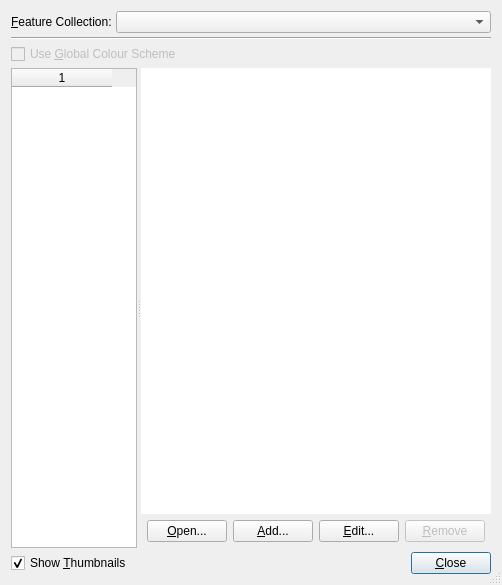
<?xml version="1.0" encoding="UTF-8"?>
<ui version="4.0">
 <class>ColouringDialog</class>
 <widget class="QDialog" name="ColouringDialog">
  <property name="geometry">
   <rect>
    <x>0</x>
    <y>0</y>
    <width>502</width>
    <height>585</height>
   </rect>
  </property>
  <property name="minimumSize">
   <size>
    <width>340</width>
    <height>340</height>
   </size>
  </property>
  <property name="acceptDrops">
   <bool>true</bool>
  </property>
  <property name="windowTitle">
   <string>Manage Colouring</string>
  </property>
  <property name="windowIcon">
   <iconset resource="../qt-resources/qt_resources.qrc">
    <normaloff>:/gnome_stock_color_16.png</normaloff>:/gnome_stock_color_16.png</iconset>
  </property>
  <property name="sizeGripEnabled">
   <bool>true</bool>
  </property>
  <layout class="QVBoxLayout" name="verticalLayout_2">
   <property name="spacing">
    <number>4</number>
   </property>
   <item>
    <layout class="QHBoxLayout" name="horizontalLayout_5">
     <item>
      <widget class="QLabel" name="feature_collections_label">
       <property name="text">
        <string>&amp;Feature Collection:</string>
       </property>
       <property name="buddy">
        <cstring>feature_collections_combobox</cstring>
       </property>
      </widget>
     </item>
     <item>
      <widget class="QComboBox" name="feature_collections_combobox">
       <property name="sizePolicy">
        <sizepolicy hsizetype="Expanding" vsizetype="Fixed">
         <horstretch>0</horstretch>
         <verstretch>0</verstretch>
        </sizepolicy>
       </property>
      </widget>
     </item>
    </layout>
   </item>
   <item>
    <widget class="Line" name="line">
     <property name="orientation">
      <enum>Qt::Horizontal</enum>
     </property>
    </widget>
   </item>
   <item>
    <layout class="QHBoxLayout" name="horizontalLayout_2">
     <item>
      <widget class="QCheckBox" name="use_global_checkbox">
       <property name="enabled">
        <bool>false</bool>
       </property>
       <property name="text">
        <string>Use &amp;Global Colour Scheme</string>
       </property>
      </widget>
     </item>
     <item>
      <spacer name="horizontalSpacer_2">
       <property name="orientation">
        <enum>Qt::Horizontal</enum>
       </property>
       <property name="sizeHint" stdset="0">
        <size>
         <width>40</width>
         <height>20</height>
        </size>
       </property>
      </spacer>
     </item>
    </layout>
   </item>
   <item>
    <widget class="QSplitter" name="splitter">
     <property name="sizePolicy">
      <sizepolicy hsizetype="Expanding" vsizetype="Expanding">
       <horstretch>0</horstretch>
       <verstretch>0</verstretch>
      </sizepolicy>
     </property>
     <property name="orientation">
      <enum>Qt::Horizontal</enum>
     </property>
     <widget class="QTableWidget" name="categories_table">
      <property name="minimumSize">
       <size>
        <width>120</width>
        <height>0</height>
       </size>
      </property>
      <property name="tabKeyNavigation">
       <bool>false</bool>
      </property>
      <property name="selectionMode">
       <enum>QAbstractItemView::SingleSelection</enum>
      </property>
      <property name="selectionBehavior">
       <enum>QAbstractItemView::SelectRows</enum>
      </property>
      <property name="horizontalScrollMode">
       <enum>QAbstractItemView::ScrollPerItem</enum>
      </property>
      <property name="gridStyle">
       <enum>Qt::NoPen</enum>
      </property>
      <property name="columnCount">
       <number>1</number>
      </property>
      <column/>
     </widget>
     <widget class="QFrame" name="right_side_frame">
      <property name="autoFillBackground">
       <bool>true</bool>
      </property>
      <property name="frameShape">
       <enum>QFrame::NoFrame</enum>
      </property>
      <property name="frameShadow">
       <enum>QFrame::Sunken</enum>
      </property>
      <layout class="QVBoxLayout" name="verticalLayout">
       <property name="spacing">
        <number>0</number>
       </property>
       <property name="margin">
        <number>0</number>
       </property>
       <item>
        <widget class="QListWidget" name="colour_schemes_list">
         <property name="frameShape">
          <enum>QFrame::NoFrame</enum>
         </property>
        </widget>
       </item>
       <item>
        <widget class="QWidget" name="widget" native="true">
         <layout class="QHBoxLayout" name="horizontalLayout_4">
          <property name="margin">
           <number>6</number>
          </property>
          <item>
           <layout class="QHBoxLayout" name="horizontalLayout_3">
            <item>
             <widget class="QPushButton" name="open_button">
              <property name="text">
               <string>&amp;Open...</string>
              </property>
             </widget>
            </item>
            <item>
             <widget class="QPushButton" name="add_button">
              <property name="text">
               <string>&amp;Add...</string>
              </property>
             </widget>
            </item>
            <item>
             <widget class="QPushButton" name="edit_button">
              <property name="text">
               <string>&amp;Edit...</string>
              </property>
             </widget>
            </item>
            <item>
             <widget class="QPushButton" name="remove_button">
              <property name="enabled">
               <bool>false</bool>
              </property>
              <property name="text">
               <string>&amp;Remove</string>
              </property>
             </widget>
            </item>
            <item>
             <spacer name="horizontalSpacer_3">
              <property name="orientation">
               <enum>Qt::Horizontal</enum>
              </property>
              <property name="sizeHint" stdset="0">
               <size>
                <width>40</width>
                <height>20</height>
               </size>
              </property>
             </spacer>
            </item>
           </layout>
          </item>
         </layout>
        </widget>
       </item>
      </layout>
     </widget>
    </widget>
   </item>
   <item>
    <layout class="QHBoxLayout" name="horizontalLayout">
     <item>
      <widget class="QCheckBox" name="show_thumbnails_checkbox">
       <property name="text">
        <string>Show &amp;Thumbnails</string>
       </property>
       <property name="checked">
        <bool>true</bool>
       </property>
      </widget>
     </item>
     <item>
      <spacer name="horizontalSpacer">
       <property name="orientation">
        <enum>Qt::Horizontal</enum>
       </property>
       <property name="sizeHint" stdset="0">
        <size>
         <width>501</width>
         <height>17</height>
        </size>
       </property>
      </spacer>
     </item>
     <item>
      <widget class="QPushButton" name="close_button">
       <property name="text">
        <string>&amp;Close</string>
       </property>
       <property name="default">
        <bool>true</bool>
       </property>
      </widget>
     </item>
    </layout>
   </item>
  </layout>
 </widget>
 <resources>
  <include location="../qt-resources/qt_resources.qrc"/>
 </resources>
 <connections/>
</ui>
